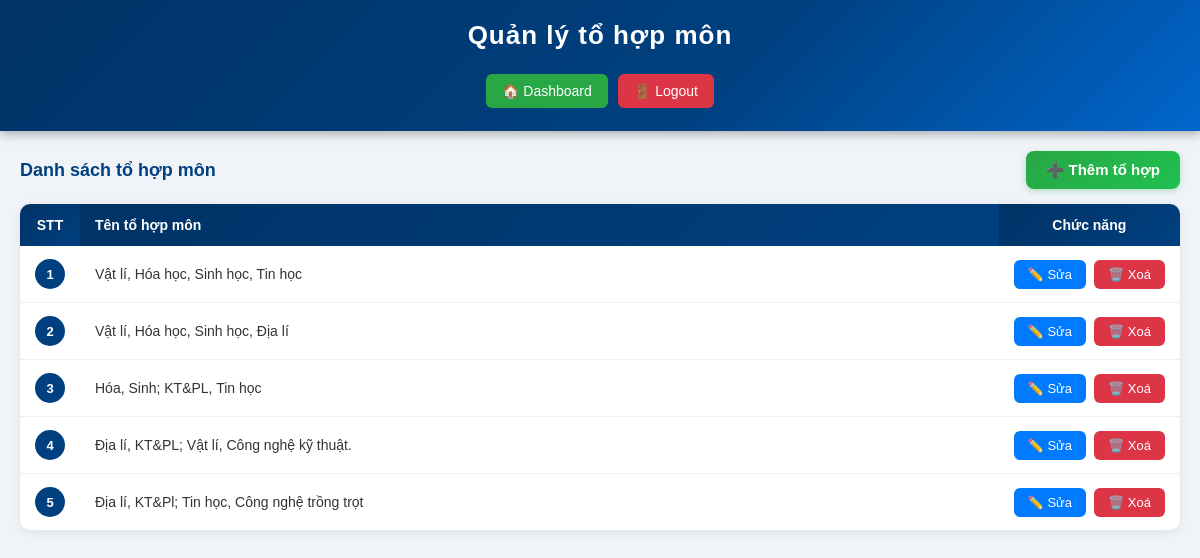
The page /admin/tohop.php (signed in) on the database its author committed.
### tables this page shows
CREATE TABLE IF NOT EXISTS `to_hop` (
  `id` int NOT NULL AUTO_INCREMENT,
  `ten_to_hop` varchar(100) NOT NULL DEFAULT '',
  PRIMARY KEY (`id`)
);

### admin/tohop.php (the view, shortened to what this page needs)
<?php
$conn = new mysqli(DB_HOST, DB_USER, DB_PASS, DB_NAME);
$conn->set_charset("utf8mb4");
$result = $conn->query("SELECT * FROM to_hop ORDER BY id ASC");
?>
<!DOCTYPE html>
<html lang="vi">
<head>
  <link rel="stylesheet" href="admin_style.css">
</head>
<body>
<header>
  <h1>Quản lý tổ hợp môn</h1>
  <div class="btn-group">
    <a href="dashboard.php" class="button">🏠 Dashboard</a>
    <a href="logout.php" class="button danger">🚪 Logout</a>
  </div>
</header>
<main>
  <div class="toolbar">
    <h2>Danh sách tổ hợp môn</h2>
    <button class="btn-add" onclick="openModal('add')">➕ Thêm tổ hợp</button>
  </div>
  <?php if ($result && $result->num_rows > 0):
    $rows = $result->fetch_all(MYSQLI_ASSOC);
  ?>
  <div class="tohop-table-wrapper">
    <table class="tohop-table">
      <thead>
        <tr>
          <th style="width:60px; text-align:center;">STT</th>
          <th>Tên tổ hợp môn</th>
          <th style="width:150px; text-align:center;">Chức năng</th>
        </tr>
      </thead>
      <tbody>
        <?php $stt = 1; foreach ($rows as $row): ?>
        <tr>
          <td style="text-align:center;"><span class="stt-badge"><?= $stt++ ?></span></td>
          <td><?= htmlspecialchars($row['ten_to_hop']) ?></td>
          <td>
            <div class="action-btns">
              <button class="btn-edit"
                onclick="openModal('edit', <?= $row['id'] ?>, '<?= addslashes(htmlspecialchars($row['ten_to_hop'])) ?>')">
                ✏️ Sửa
              </button>
              <a href="?delete=<?= $row['id'] ?>" class="btn-delete"
                 onclick="return confirm('Xác nhận xoá tổ hợp này?')">🗑️ Xoá</a>
            </div>
          </td>
        </tr>
        <?php endforeach; ?>
      </tbody>
    </table>
  </div>
  <?php endif; ?>
</main>
</body>
</html>

### admin/admin_style.css (style rules this page uses)
* { box-sizing: border-box; }
body { font-family: Arial, sans-serif; background: #f0f4f8; margin: 0; padding: 0; color: #333; }
header { background: linear-gradient(135deg, #003366 0%, #004080 60%, #0066cc 100%); color: #fff; padding: 20px 20px 15px 20px; text-align: center; box-shadow: 0 3px 10px rgba(0,0,0,0.3); }
header h1 { margin: 0 0 15px 0; font-size: 26px; letter-spacing: 1px; }
.btn-group { display: flex; flex-wrap: wrap; justify-content: center; gap: 10px; padding: 8px 0; }
.button { display: inline-block; padding: 9px 16px; background: #28a745; color: #fff; border-radius: 6px; text-decoration: none; font-size: 14px; white-space: nowrap; border: none; cursor: pointer; transition: background 0.2s; }
.button.danger { background: #dc3545; }
main { padding: 20px; }
main h2 { font-size: 18px; margin-bottom: 15px; color: #004080; }
table { width: 100%; border-collapse: collapse; background: #fff; min-width: 600px; }
th { background: linear-gradient(135deg, #003366, #004080); color: #fff; padding: 12px 10px; text-align: left; font-size: 14px; }
td { padding: 11px 10px; border-bottom: 1px solid #f0f0f0; font-size: 14px; vertical-align: middle; }
tr:last-child td { border-bottom: none; }
a { color: #004080; text-decoration: none; }

### admin/tohop.php (style rules this page uses)
.toolbar { display: flex; justify-content: space-between; align-items: center; margin-bottom: 15px; flex-wrap: wrap; gap: 10px; }
.toolbar h2 { margin: 0; color: #004080; font-size: 18px; }
.btn-add { padding: 10px 20px; background: linear-gradient(135deg, #28a745, #20c050); color: #fff; border: none; border-radius: 8px; font-size: 15px; font-weight: bold; cursor: pointer; box-shadow: 0 2px 6px rgba(40,167,69,0.3); transition: background 0.2s, transform 0.1s; white-space: nowrap; }
.tohop-table { width: 100%; border-collapse: collapse; background: #fff; border-radius: 10px; overflow: hidden; box-shadow: 0 2px 10px rgba(0,0,0,0.08); }
.tohop-table th { background: linear-gradient(135deg, #003366, #004080); color: #fff; padding: 13px 15px; text-align: left; font-size: 14px; }
.tohop-table td { padding: 13px 15px; border-bottom: 1px solid #f0f0f0; font-size: 14px; vertical-align: middle; }
.tohop-table tr:last-child td { border-bottom: none; }
.stt-badge { background: #004080; color: #fff; border-radius: 50%; width: 30px; height: 30px; display: inline-flex; align-items: center; justify-content: center; font-size: 13px; font-weight: bold; }
.action-btns { display: flex; gap: 8px; }
.btn-edit { padding: 7px 14px; background: #007bff; color: #fff; border: none; border-radius: 6px; cursor: pointer; font-size: 13px; transition: background 0.2s; white-space: nowrap; }
.btn-delete { padding: 7px 14px; background: #dc3545; color: #fff; border: none; border-radius: 6px; cursor: pointer; font-size: 13px; text-decoration: none; display: inline-block; transition: background 0.2s; white-space: nowrap; }

### rows shown on the page
to_hop: ten_to_hop "Vật lí, Hóa học, Sinh học, Tin học"
to_hop: ten_to_hop "Vật lí, Hóa học, Sinh học, Địa lí"
to_hop: ten_to_hop "Hóa, Sinh; KT&PL, Tin học"
to_hop: ten_to_hop "Địa lí, KT&PL; Vật lí, Công nghệ kỹ thuật."
to_hop: ten_to_hop "Địa lí, KT&Pl; Tin học, Công nghệ trồng trọt"
